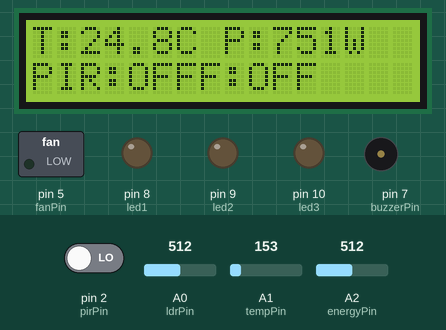
A sketch run on a simulated Arduino Uno, built with avr-gcc and run on an emulated ATmega328P. On the bench: 16×2 character LCD, switched loads named in the sketch (green lamp = pin HIGH), output pins drawn as LEDs (lit = HIGH), buzzer (waves = sounding). The test bench sets the inputs (shaded band); at power-on: pin 2 (pirPin) LOW, A1 (tempPin) = 153, A0 (ldrPin) = 512, A2 (energyPin) = 512. What the sketch prints to the serial monitor is not drawn.

Above: at 3.2 s.
3.3 s: pin 2 (pirPin) driven HIGH
At 3.9 s:
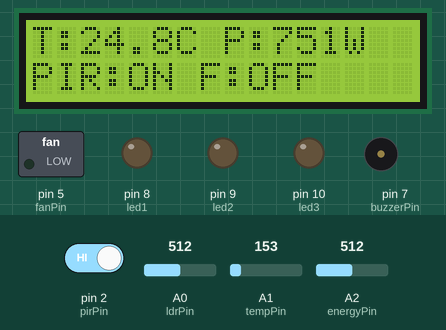
4.8 s: A1 (tempPin) set to 171
At 6.3 s:
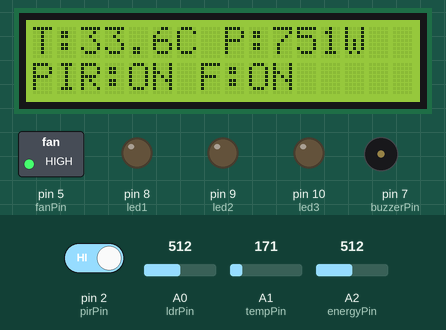
8.1 s: A0 (ldrPin) set to 417
At 9.2 s:
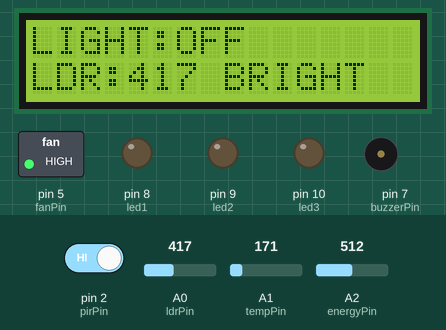
9.9 s: A0 (ldrPin) set to 387
At 11.6 s:
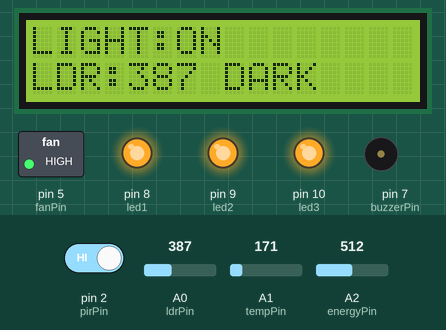
13.2 s: A2 (energyPin) set to 530
16.5 s: A2 (energyPin) set to 563
At 18.2 s:
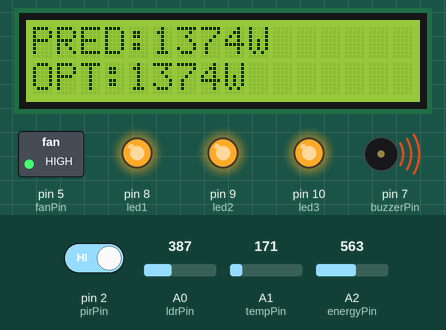
Timing chart, 0 to 19.7 s (numbered marks = the images above; inputs shaded):
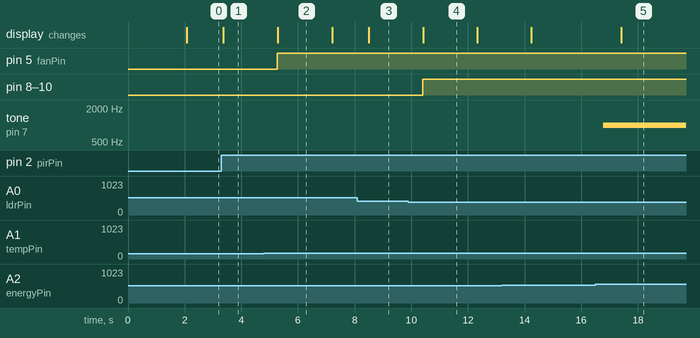

The sketch:

magnificent_bombul_allis1.ino
```cpp
#include <LiquidCrystal.h>

// =====================================================
// LCD
// RS, E, D4, D5, D6, D7
// =====================================================
LiquidCrystal lcd(12, 11, 4, 3, A3, A4);

// =====================================================
// INPUTS
// =====================================================
const int pirPin    = 2;
const int ldrPin    = A0;
const int tempPin   = A1;
const int energyPin = A2;

// =====================================================
// OUTPUTS
// =====================================================
const int fanPin    = 5;
const int buzzerPin = 7;

const int led1 = 8;
const int led2 = 9;
const int led3 = 10;

// =====================================================
// SYSTEM SETTINGS
// =====================================================

// LDR
const int DARK_THRESHOLD = 400;

// Temperature
const float FAN_TEMP = 28.0;

// Maximum simulated power
const float MAX_POWER = 1500.0;

// High power warning
const float BUZZER_POWER = 800.0;

// Electricity tariff
const float COST_PER_KWH = 8.0;

// Assumed appliance loads
const float LIGHT_POWER = 150.0;
const float FAN_POWER = 80.0;

// Estimated standby/unnecessary load
const float EMPTY_ROOM_SAVING = 100.0;

// Occupancy prediction contribution
const float OCCUPANCY_LOAD = 40.0;

// Temperature prediction factor
const float TEMP_LOAD_FACTOR = 50.0;

// High predicted demand
const float HIGH_DEMAND = 1200.0;

// Empty room power warning
const float EMPTY_POWER_LIMIT = 150.0;

// =====================================================
// ENERGY VARIABLES
// =====================================================

float totalEnergy = 0.0;
float currentPower = 0.0;
float predictedPower = 0.0;
float optimizedPower = 0.0;
float savingPower = 0.0;
float electricityCost = 0.0;

unsigned long previousEnergyTime = 0;

// =====================================================
// LCD
// =====================================================

int screen = 0;

const unsigned long SCREEN_INTERVAL = 5000;

unsigned long lastScreenChange = 0;

// =====================================================
// SETUP
// =====================================================

void setup()
{
  Serial.begin(9600);

  // Inputs
  pinMode(pirPin, INPUT);

  // Outputs
  pinMode(fanPin, OUTPUT);
  pinMode(buzzerPin, OUTPUT);

  pinMode(led1, OUTPUT);
  pinMode(led2, OUTPUT);
  pinMode(led3, OUTPUT);

  // Initial OFF state
  digitalWrite(fanPin, LOW);

  digitalWrite(led1, LOW);
  digitalWrite(led2, LOW);
  digitalWrite(led3, LOW);

  noTone(buzzerPin);

  // LCD
  lcd.begin(16, 2);

  lcd.clear();

  lcd.setCursor(0, 0);
  lcd.print("SMART ENERGY");

  lcd.setCursor(0, 1);
  lcd.print("MANAGEMENT");

  delay(2000);

  lcd.clear();

  // Start timers
  previousEnergyTime = millis();
  lastScreenChange = millis();
}

// =====================================================
// READ TEMPERATURE
// =====================================================

float readTemperature()
{
  int raw = analogRead(tempPin);

  float voltage = raw * (5.0 / 1023.0);

  // TMP36 formula
  float temperature = (voltage - 0.5) * 100.0;

  return temperature;
}

// =====================================================
// READ POWER
// =====================================================

float readPower()
{
  int raw = analogRead(energyPin);

  float power = (raw / 1023.0) * MAX_POWER;

  return power;
}

// =====================================================
// UPDATE ENERGY
// =====================================================

void updateEnergy(float power)
{
  unsigned long now = millis();

  unsigned long elapsedMilliseconds =
    now - previousEnergyTime;

  if (elapsedMilliseconds > 0)
  {
    // Convert milliseconds to hours
    float elapsedHours =
      elapsedMilliseconds / 3600000.0;

    // Energy = Power × Time
    float energyAdded =
      (power * elapsedHours) / 1000.0;

    totalEnergy += energyAdded;

    previousEnergyTime = now;
  }

  // Electricity cost
  electricityCost =
    totalEnergy * COST_PER_KWH;
}

// =====================================================
// PREDICT POWER
// =====================================================

float calculatePredictedPower(
  float power,
  bool occupied,
  float temperature,
  bool lights,
  bool fan)
{
  float predicted = power;

  // Occupancy contribution
  if (occupied)
  {
    predicted += OCCUPANCY_LOAD;
  }

  // Temperature contribution
  if (temperature > FAN_TEMP)
  {
    predicted +=
      (temperature - FAN_TEMP)
      * TEMP_LOAD_FACTOR;
  }

  // Lighting contribution
  if (lights)
  {
    predicted += LIGHT_POWER;
  }

  // Fan contribution
  if (fan)
  {
    predicted += FAN_POWER;
  }

  return predicted;
}

// =====================================================
// CALCULATE OPTIMIZED POWER
// =====================================================

float calculateOptimizedPower(
  float predicted,
  bool occupied,
  int ldr)
{
  float optimized = predicted;

  // If room is empty,
  // unnecessary load can be removed
  if (!occupied)
  {
    optimized -= EMPTY_ROOM_SAVING;
  }

  // If environment is bright,
  // unnecessary lighting can be removed
  if (ldr >= DARK_THRESHOLD)
  {
    optimized -= LIGHT_POWER;
  }

  // Never allow negative power
  if (optimized < 0)
  {
    optimized = 0;
  }

  return optimized;
}

// =====================================================
// CONTROL LIGHTS
// =====================================================

bool controlLights(bool occupied, int ldr)
{
  bool lights = false;

  // Lights ON only when:
  // Person present + dark environment

  if (occupied && ldr < DARK_THRESHOLD)
  {
    lights = true;
  }

  if (lights)
  {
    digitalWrite(led1, HIGH);
    digitalWrite(led2, HIGH);
    digitalWrite(led3, HIGH);
  }
  else
  {
    digitalWrite(led1, LOW);
    digitalWrite(led2, LOW);
    digitalWrite(led3, LOW);
  }

  return lights;
}

// =====================================================
// CONTROL FAN
// =====================================================

bool controlFan(bool occupied, float temperature)
{
  bool fan = false;

  if (occupied && temperature >= FAN_TEMP)
  {
    fan = true;
  }

  if (fan)
  {
    digitalWrite(fanPin, HIGH);
  }
  else
  {
    digitalWrite(fanPin, LOW);
  }

  return fan;
}

// =====================================================
// CONTROL BUZZER
// =====================================================

void controlBuzzer(float power)
{
  if (power >= BUZZER_POWER)
  {
    tone(buzzerPin, 1000);
  }
  else
  {
    noTone(buzzerPin);
  }
}

// =====================================================
// AI RECOMMENDATION
// =====================================================

String getRecommendation(
  float power,
  float predicted,
  bool occupied,
  bool lights,
  int ldr)
{
  if (power >= BUZZER_POWER)
  {
    return "REDUCE LOAD";
  }

  if (predicted > HIGH_DEMAND)
  {
    return "HIGH DEMAND";
  }

  if (!occupied && power > EMPTY_POWER_LIMIT)
  {
    return "TURN OFF LOAD";
  }

  if (!occupied && lights)
  {
    return "LIGHTS OFF";
  }

  if (!occupied)
  {
    return "ROOM EMPTY";
  }

  if (ldr >= DARK_THRESHOLD && lights)
  {
    return "LIGHT NOT NEEDED";
  }

  return "SYSTEM OPTIMAL";
}

// =====================================================
// LCD SCREEN 0
// =====================================================

void displayMain(
  float temperature,
  float power,
  bool occupied,
  bool fan)
{
  lcd.clear();

  lcd.setCursor(0, 0);

  lcd.print("T:");
  lcd.print(temperature, 1);
  lcd.print("C ");

  lcd.print("P:");
  lcd.print(power, 0);
  lcd.print("W");

  lcd.setCursor(0, 1);

  lcd.print("PIR:");

  if (occupied)
    lcd.print("ON ");
  else
    lcd.print("OFF");

  lcd.print("F:");

  if (fan)
    lcd.print("ON");
  else
    lcd.print("OFF");
}

// =====================================================
// LCD SCREEN 1
// =====================================================

void displayLights(int ldr, bool lights)
{
  lcd.clear();

  lcd.setCursor(0, 0);

  lcd.print("LIGHT:");

  if (lights)
    lcd.print("ON");
  else
    lcd.print("OFF");

  lcd.setCursor(0, 1);

  lcd.print("LDR:");
  lcd.print(ldr);

  if (ldr < DARK_THRESHOLD)
    lcd.print(" DARK");
  else
    lcd.print(" BRIGHT");
}

// =====================================================
// LCD SCREEN 2
// =====================================================

void displayEnergy()
{
  lcd.clear();

  lcd.setCursor(0, 0);

  lcd.print("E:");
  lcd.print(totalEnergy, 3);
  lcd.print("kWh");

  lcd.setCursor(0, 1);

  lcd.print("Rs:");
  lcd.print(electricityCost, 2);
}

// =====================================================
// LCD SCREEN 3
// =====================================================

void displayPrediction()
{
  lcd.clear();

  lcd.setCursor(0, 0);

  lcd.print("PRED:");
  lcd.print(predictedPower, 0);
  lcd.print("W");

  lcd.setCursor(0, 1);

  lcd.print("OPT:");
  lcd.print(optimizedPower, 0);
  lcd.print("W");
}

// =====================================================
// LCD SCREEN 4
// =====================================================

void displayAI(String recommendation)
{
  lcd.clear();

  lcd.setCursor(0, 0);

  lcd.print("AI:");

  lcd.print(recommendation);

  lcd.setCursor(0, 1);

  lcd.print("SAVE:");
  lcd.print(savingPower, 0);
  lcd.print("W");
}

// =====================================================
// MAIN LOOP
// =====================================================

void loop()
{
  // ===================================================
  // READ SENSORS
  // ===================================================

  int pir = digitalRead(pirPin);

  int ldr = analogRead(ldrPin);

  float temperature = readTemperature();

  currentPower = readPower();


  // ===================================================
  // OCCUPANCY
  // ===================================================

  bool occupied = (pir == HIGH);


  // ===================================================
  // CONTROL LIGHTS
  // ===================================================

  bool lights =
    controlLights(occupied, ldr);


  // ===================================================
  // CONTROL FAN
  // ===================================================

  bool fan =
    controlFan(occupied, temperature);


  // ===================================================
  // BUZZER
  // ===================================================

  controlBuzzer(currentPower);


  // ===================================================
  // ENERGY
  // ===================================================

  updateEnergy(currentPower);


  // ===================================================
  // PREDICTION
  // ===================================================

  predictedPower =
    calculatePredictedPower(
      currentPower,
      occupied,
      temperature,
      lights,
      fan
    );


  // ===================================================
  // OPTIMIZATION
  // ===================================================

  optimizedPower =
    calculateOptimizedPower(
      predictedPower,
      occupied,
      ldr
    );


  // ===================================================
  // SAVING
  // ===================================================

  savingPower =
    predictedPower - optimizedPower;

  if (savingPower < 0)
  {
    savingPower = 0;
  }


  // ===================================================
  // AI RECOMMENDATION
  // ===================================================

  String recommendation =
    getRecommendation(
      currentPower,
      predictedPower,
      occupied,
      lights,
      ldr
    );


  // ===================================================
  // CHANGE LCD SCREEN
  // ===================================================

  if (millis() - lastScreenChange >= SCREEN_INTERVAL)
  {
    screen++;

    if (screen > 4)
    {
      screen = 0;
    }

    lastScreenChange = millis();
  }


  // ===================================================
  // DISPLAY
  // ===================================================

  if (screen == 0)
  {
    displayMain(
      temperature,
      currentPower,
      occupied,
      fan
    );
  }

  else if (screen == 1)
  {
    displayLights(
      ldr,
      lights
    );
  }

  else if (screen == 2)
  {
    displayEnergy();
  }

  else if (screen == 3)
  {
    displayPrediction();
  }

  else if (screen == 4)
  {
    displayAI(recommendation);
  }


  // ===================================================
  // SERIAL MONITOR
  // ===================================================

  Serial.println();
  Serial.println("================================");
  Serial.println(" SMART ENERGY MANAGEMENT");
  Serial.println("================================");

  Serial.print("PIR / Occupancy : ");

  if (occupied)
    Serial.println("OCCUPIED");
  else
    Serial.println("EMPTY");


  Serial.print("LDR             : ");
  Serial.println(ldr);


  Serial.print("Temperature     : ");
  Serial.print(temperature, 2);
  Serial.println(" C");


  Serial.print("Current Power   : ");
  Serial.print(currentPower, 2);
  Serial.println(" W");


  Serial.print("Energy          : ");
  Serial.print(totalEnergy, 5);
  Serial.println(" kWh");


  Serial.print("Electricity Cost: Rs ");
  Serial.println(electricityCost, 4);


  Serial.print("Predicted Power : ");
  Serial.print(predictedPower, 2);
  Serial.println(" W");


  Serial.print("Optimized Power : ");
  Serial.print(optimizedPower, 2);
  Serial.println(" W");


  Serial.print("Potential Saving: ");
  Serial.print(savingPower, 2);
  Serial.println(" W");


  Serial.print("Lights          : ");

  if (lights)
    Serial.println("ON");
  else
    Serial.println("OFF");


  Serial.print("Fan             : ");

  if (fan)
    Serial.println("ON");
  else
    Serial.println("OFF");


  Serial.print("Buzzer          : ");

  if (currentPower >= BUZZER_POWER)
    Serial.println("ON");
  else
    Serial.println("OFF");


  Serial.print("AI Recommendation: ");
  Serial.println(recommendation);

  Serial.println("================================");

  delay(200);
}
```

Measured:
- the behaviour switches between 159 and 160 on A1 (tempPin) (found by bisection; images 1 and 2)
- the behaviour switches between 400 and 399 on A0 (ldrPin) (found by bisection; images 3 and 4)
- the behaviour switches between 545 and 546 on A2 (energyPin) (found by bisection; images 4 and 5)
- after the input at 3.3 s, the display: changes after 0.05 s (image 1)
- after the input at 4.8 s, pin 5 (fanPin): LOW → HIGH after 0.48 s; the display: changes after 0.48 s (image 2)
- after the input at 8.1 s, the display: changes after 0.39 s (image 3)
- after the input at 9.9 s, pin 8 (led1), pin 9 (led2), pin 10 (led3): LOW → HIGH after 0.51 s; the display: changes after 0.52 s (image 4)
- after the input at 16.5 s, tone on pin 7 (buzzerPin): silent → 1000 Hz after 0.28 s
